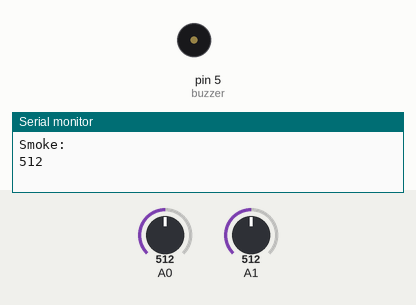
A sketch run on a simulated Arduino Uno, built with avr-gcc and run on an emulated ATmega328P. On the bench: buzzer (waves = sounding, pin HIGH), the last lines printed to the serial monitor. Inputs (shaded band) come from the test bench; at power-on: A0 = 512, A1 = 512.

Above: at 0.1 s.
At 1.3 s:
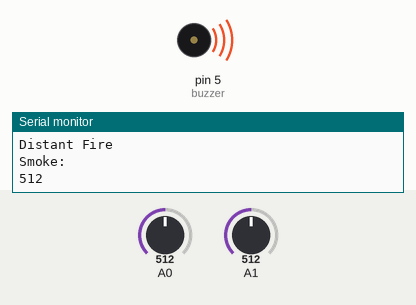
1.4 s: A0 set to 716
4.0 s: A0 set to 306
Timing chart, 0 to 7.0 s (numbered marks = the images above; inputs shaded):
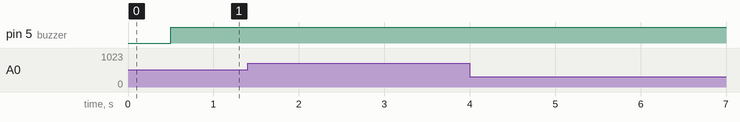

The sketch:

ASO_v1_Final.ino
```cpp
const int sensorMin = 0;
const int sensorMax = 1024;
const int buzzer = 5;

void setup() {
  // put your setup code here, to run once:
  pinMode(A0,INPUT);
  pinMode(A1,INPUT);
  pinMode(buzzer,OUTPUT);
  Serial.begin(9600);

}

void loop() {
  // put your main code here, to run repeatedly:
  int flameValue = analogRead(A0);
  int smokeValue = analogRead(A1);
  int range = map(flameValue,sensorMin,sensorMax,0,3);
  Serial.println("Smoke: ");
  Serial.println(smokeValue); delay(500);
  if(smokeValue>210){
      Serial.println("SMOKEEEEEEEE!!!!!!!!!");
      digitalWrite(buzzer,HIGH);
    }

  Serial.println("Fire: ");
  switch(range){
      case 0:
        Serial.println("Close Fire");
        digitalWrite(buzzer,HIGH);
        break;
      case 1:
        Serial.println("Distant Fire");
        digitalWrite(buzzer,HIGH);
        break;
      case 2:
        Serial.println("No Fire");
        break;
    }
}
```
